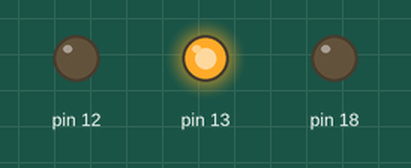
This sketch was run on a simulated Arduino Uno, built with avr-gcc and run on an emulated ATmega328P. Shown: output pins drawn as LEDs (lit = HIGH).

Above: at 0.2 s.
At 1.2 s:
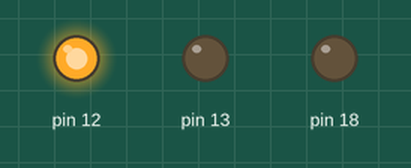
At 5.2 s:
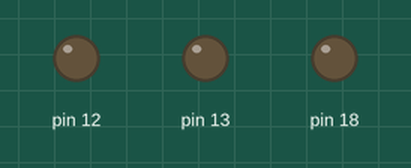
Timing chart, 0 to 6.9 s (numbered marks = the images above):
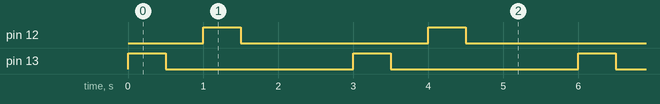

The sketch:

pisca_piaca.ino
```cpp
void setup() {
    pinMode(13, OUTPUT);
    pinMode(12, OUTPUT);
    pinMode(18, OUTPUT);
}

void loop() {
    digitalWrite(13, HIGH);
    delay(500);
    digitalWrite(13, LOW);
    delay(500);
    digitalWrite(12, OUTPUT);
    delay(500);
    digitalWrite(12, LOW);
    delay(500);
    digitalWrite(8, HIGH);
    delay(500);
    digitalWrite(8, LOW);
    delay(500);
}
```

Measured:
- by itself, pin 12, pin 13: alternates HIGH for 0.50 s and LOW for 2.5 s
- by itself, everything shown: repeats every 3.0 s, in 4 steps
